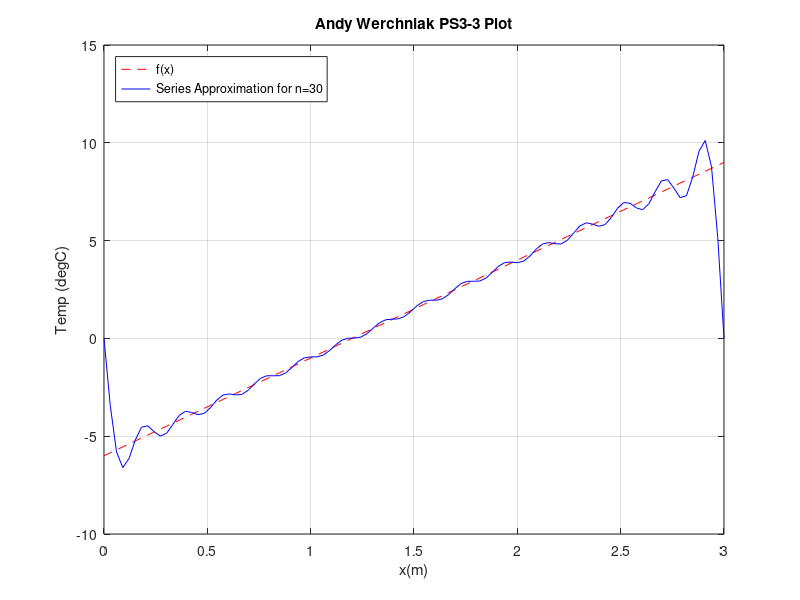

The MATLAB source for this figure:
clear;

k = 30;                         %How many terms of the series?
x = linspace(0,3,100);          %Create a position vector between 0 and L=3
sequence = zeros(k,length(x));  %Preallocate sequence matrix for speed

%Create vector for each term in series from 1 to k
for i = 1:k
    sequence(i,:) = (-6/pi)*(3*(-1)^i+2)/i*sin(i*pi*x/3);
end

%Sum the terms of the sequence to get the series
series = 0;
for i=1:k
    series = series + sequence(i,:);
end

%Plot results against given
plot(x,5*x-6,'--r');
hold on;
plot(x,series, 'b');
grid on;
xlabel('x(m)');
ylabel('Temp (degC)');
legend('f(x)', ['Series Approximation for n=' num2str(k)], 'Location', 'NorthWest');
title('Andy Werchniak PS3-3 Plot');
